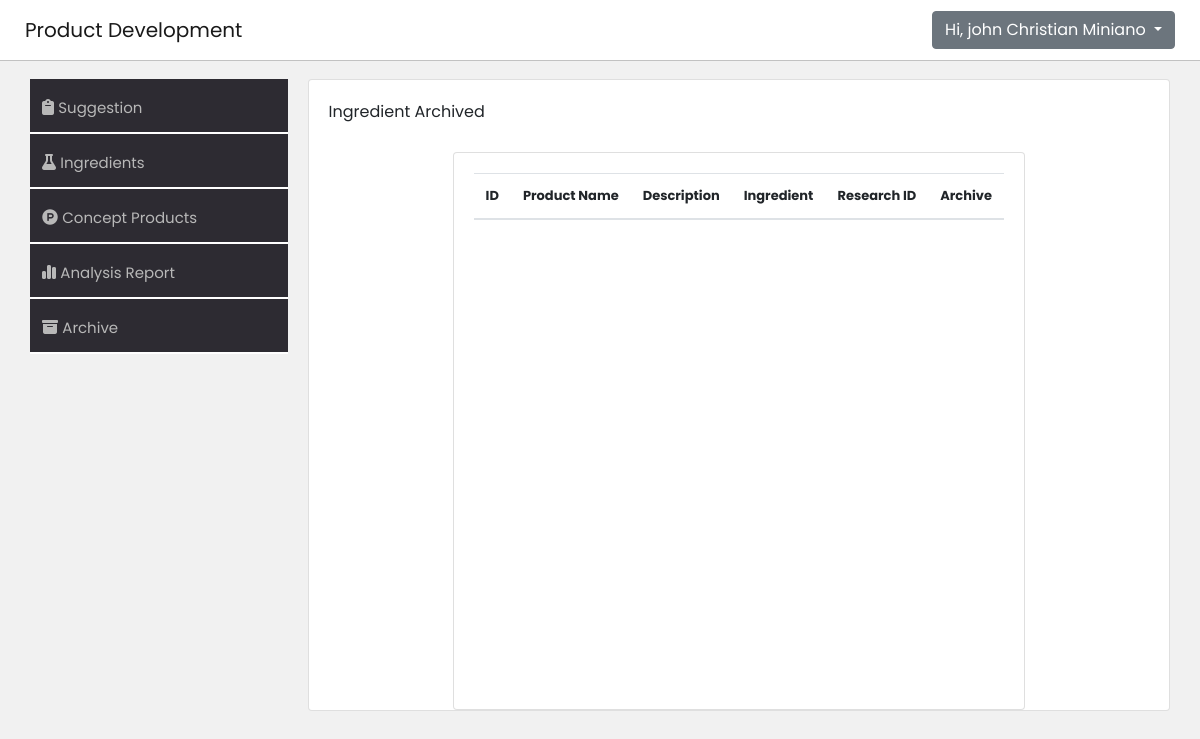
The page /product-development-system/webpage/retrieve-ingredient.php (signed in) on the database as committed earlier.
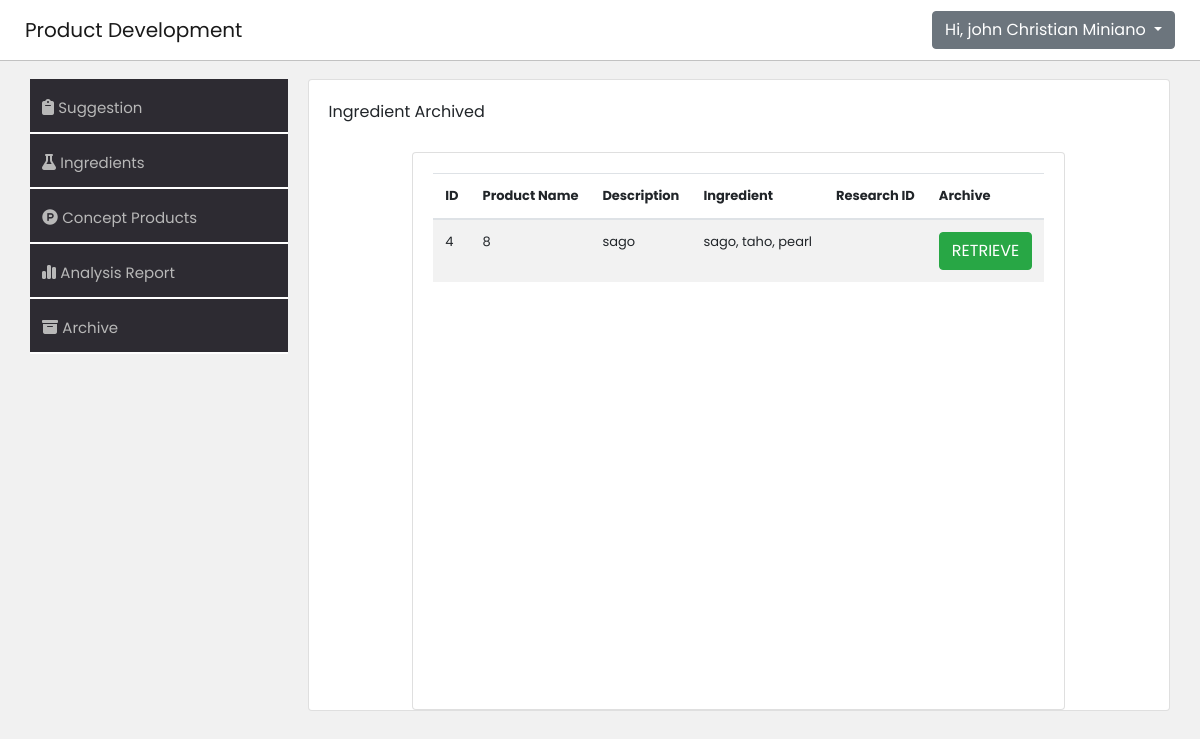
The same page on the database as committed later.
### tables this page shows
CREATE TABLE `tbl_ingredient` (
  `id` int(11) NOT NULL,
  `name` varchar(255) NOT NULL,
  `ingredient` varchar(255) NOT NULL,
  `description` varchar(255) NOT NULL,
  `archive` varchar(255) DEFAULT NULL,
  `researchID` int(11) DEFAULT NULL
);

### product-development-system/webpage/retrieve-ingredient.php (the view, shortened to what the changed rows need)
<!DOCTYPE html>
<html lang="en">
<head>
    <link rel="stylesheet" href="https://stackpath.bootstrapcdn.com/bootstrap/4.2.1/css/bootstrap.min.css">
    <link rel="stylesheet" href="https://cdn.datatables.net/1.10.18/css/dataTables.bootstrap4.min.css">
    <link rel="stylesheet" href="./css/suggestion.css">
</head>
<body>
    <main>
        <div class="container ">
            <div class="cont-right">
                <div class="card">
                    <div class="container">
                        <div class="card">
                            <div class="card-body">
                                <?php
                                include_once '../webpage/includes/db-connection.php';
                                $query = "SELECT * FROM tbl_ingredient WHERE archive = 'true'";
                                $query_run = mysqli_query($conn, $query);
                                ?>
                                <table id="datatableid" class="table table-striped table-responsive">
                                    <thead>
                                        <tr>
                                            <th scope="col"> ID</th>
                                            <th scope="col">Product Name</th>
                                            <th scope="col">Description</th>
                                            <th scope="col">Ingredient</th>
                                            <th scope="col">Research ID</th>
                                            <th scope="col"> Archive </th>
                                        </tr>
                                    </thead>
                                    <tbody>
                                        <?php
                                        if ($query_run) {
                                            foreach ($query_run as $row) {
                                        ?>
                                                <tr>
                                                    <td><?php echo $row['id']; ?></td>
                                                    <td><?php echo $row['name']; ?></td>
                                                    <td><?php echo $row['description']; ?></td>
                                                    <td><?php echo $row['ingredient']; ?></td>
                                                    <td><?php echo $row['researchID']; ?></td>
                                                    <td>
                                                        <button type="button" class="btn btn-success retrievebtn3"> RETRIEVE </button>
                                                    </td>
                                                </tr>
                                        <?php
                                            }
                                        } else {
                                            echo "No Record Found";
                                        }
                                        ?>
                                    </tbody>
                                </table>
                            </div>
                        </div>
                    </div>
                </div>
    </main>
</body>
</html>

Rows that differ between the two databases and show on the page:
now on this page (row edited): tbl_ingredient: id "4", name "8", description "sago", ingredient "sago, taho, pearl"
